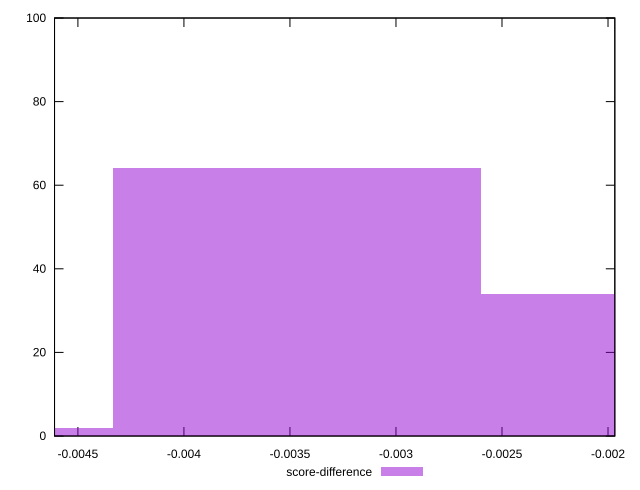

Source code (gnuplot):
reset

$scoreDifference <<EOF
-0.0034682304795303842 64
-0.0017341152397651921 34
-0.005202345719295577 2
EOF

set key outside below
set boxwidth 0.0017341152397651921
set xrange [-0.004610194947240576:-0.0019679058503828672]
set yrange [0:100]
set trange [0:100]
set style fill transparent solid 0.5 noborder
set terminal svg size 640, 490 enhanced background rgb 'white'
set output "report_00008_2021-01-22T20:58:29.167/first-contentful-paint/samples/pages+cached+nointeractive/score-difference/histogram.svg"

plot $scoreDifference title "score-difference" with boxes

reset
